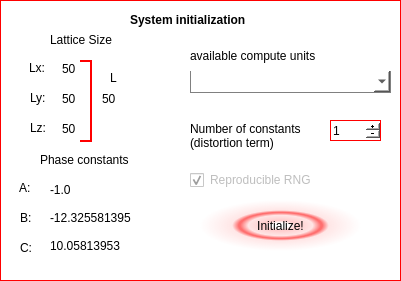
   <widget class="QWidget" name="initializationFrame" native="true">
    <property name="geometry">
     <rect>
      <x>240</x>
      <y>10</y>
      <width>401</width>
      <height>281</height>
     </rect>
    </property>
    <property name="styleSheet">
     <string notr="true">background: white;
border: 1px solid red</string>
    </property>
    <widget class="QLabel" name="label_8">
     <property name="geometry">
      <rect>
       <x>130</x>
       <y>10</y>
       <width>171</width>
       <height>20</height>
      </rect>
     </property>
     <property name="font">
      <font>
       <weight>75</weight>
       <bold>true</bold>
      </font>
     </property>
     <property name="styleSheet">
      <string notr="true">border: white</string>
     </property>
     <property name="text">
      <string>System initialization</string>
     </property>
    </widget>
    <widget class="QCheckBox" name="reproducibleButton">
     <property name="enabled">
      <bool>false</bool>
     </property>
     <property name="geometry">
      <rect>
       <x>190</x>
       <y>170</y>
       <width>151</width>
       <height>20</height>
      </rect>
     </property>
     <property name="styleSheet">
      <string notr="true">border : white</string>
     </property>
     <property name="text">
      <string>Reproducible RNG</string>
     </property>
     <property name="checked">
      <bool>true</bool>
     </property>
    </widget>
    <widget class="QPushButton" name="initializeButton">
     <property name="geometry">
      <rect>
       <x>200</x>
       <y>200</y>
       <width>161</width>
       <height>51</height>
      </rect>
     </property>
     <property name="styleSheet">
      <string notr="true">border: white;
background-color: qradialgradient(spread:pad, cx:0.5, cy:0.5, radius:0.5, fx:0.5, fy:0.5, stop:0 rgba(255, 255, 255, 255), stop:0.1 rgba(255, 255, 255, 255), stop:0.2 rgba(255, 176, 176, 167), stop:0.3 rgba(255, 151, 151, 92), stop:0.4 rgba(255, 125, 125, 51), stop:0.5 rgba(255, 76, 76, 205), stop:0.52 rgba(255, 76, 76, 205), stop:0.6 rgba(255, 180, 180, 84), stop:1 rgba(255, 255, 255, 0));</string>
     </property>
     <property name="text">
      <string>Initialize!</string>
     </property>
    </widget>
    <widget class="QSpinBox" name="nConstantsSpinBox">
     <property name="geometry">
      <rect>
       <x>330</x>
       <y>120</y>
       <width>51</width>
       <height>21</height>
      </rect>
     </property>
     <property name="autoFillBackground">
      <bool>false</bool>
     </property>
     <property name="wrapping">
      <bool>true</bool>
     </property>
     <property name="buttonSymbols">
      <enum>QAbstractSpinBox::PlusMinus</enum>
     </property>
     <property name="minimum">
      <number>1</number>
     </property>
     <property name="maximum">
      <number>3</number>
     </property>
    </widget>
    <widget class="QLabel" name="label_23">
     <property name="geometry">
      <rect>
       <x>190</x>
       <y>120</y>
       <width>131</width>
       <height>31</height>
      </rect>
     </property>
     <property name="autoFillBackground">
      <bool>false</bool>
     </property>
     <property name="styleSheet">
      <string notr="true">border: white</string>
     </property>
     <property name="text">
      <string>Number of constants (distortion term)</string>
     </property>
     <property name="wordWrap">
      <bool>true</bool>
     </property>
    </widget>
    <widget class="QLabel" name="label_22">
     <property name="geometry">
      <rect>
       <x>40</x>
       <y>150</y>
       <width>101</width>
       <height>20</height>
      </rect>
     </property>
     <property name="styleSheet">
      <string notr="true">border: white</string>
     </property>
     <property name="text">
      <string>Phase constants</string>
     </property>
    </widget>
    <widget class="QLineEdit" name="initialPhaseA">
     <property name="geometry">
      <rect>
       <x>48</x>
       <y>181</y>
       <width>123</width>
       <height>18</height>
      </rect>
     </property>
     <property name="styleSheet">
      <string notr="true">border: white</string>
     </property>
     <property name="text">
      <string>-1.0</string>
     </property>
    </widget>
    <widget class="QLineEdit" name="initialPhaseB">
     <property name="geometry">
      <rect>
       <x>48</x>
       <y>209</y>
       <width>123</width>
       <height>18</height>
      </rect>
     </property>
     <property name="styleSheet">
      <string notr="true">border: red 1px solid</string>
     </property>
     <property name="text">
      <string>-12.325581395</string>
     </property>
    </widget>
    <widget class="QLineEdit" name="initialPhaseC">
     <property name="geometry">
      <rect>
       <x>48</x>
       <y>237</y>
       <width>123</width>
       <height>18</height>
      </rect>
     </property>
     <property name="styleSheet">
      <string notr="true">border: white</string>
     </property>
     <property name="text">
      <string>10.05813953</string>
     </property>
    </widget>
    <widget class="QLabel" name="label_27">
     <property name="geometry">
      <rect>
       <x>50</x>
       <y>30</y>
       <width>101</width>
       <height>20</height>
      </rect>
     </property>
     <property name="styleSheet">
      <string notr="true">border: white</string>
     </property>
     <property name="text">
      <string>Lattice Size</string>
     </property>
    </widget>
    <widget class="QLabel" name="label_10">
     <property name="geometry">
      <rect>
       <x>30</x>
       <y>90</y>
       <width>18</width>
       <height>16</height>
      </rect>
     </property>
     <property name="styleSheet">
      <string notr="true">border: red</string>
     </property>
     <property name="text">
      <string>Ly:</string>
     </property>
    </widget>
    <widget class="QLabel" name="label_11">
     <property name="geometry">
      <rect>
       <x>30</x>
       <y>120</y>
       <width>21</width>
       <height>16</height>
      </rect>
     </property>
     <property name="styleSheet">
      <string notr="true">border: red</string>
     </property>
     <property name="text">
      <string>Lz:</string>
     </property>
    </widget>
    <widget class="QLabel" name="label_24">
     <property name="geometry">
      <rect>
       <x>19</x>
       <y>180</y>
       <width>21</width>
       <height>16</height>
      </rect>
     </property>
     <property name="styleSheet">
      <string notr="true">border: red</string>
     </property>
     <property name="text">
      <string>A:</string>
     </property>
    </widget>
    <widget class="QLabel" name="label_25">
     <property name="geometry">
      <rect>
       <x>20</x>
       <y>210</y>
       <width>18</width>
       <height>16</height>
      </rect>
     </property>
     <property name="styleSheet">
      <string notr="true">border: red</string>
     </property>
     <property name="text">
      <string>B:</string>
     </property>
    </widget>
    <widget class="QLabel" name="label_26">
     <property name="geometry">
      <rect>
       <x>20</x>
       <y>240</y>
       <width>21</width>
       <height>16</height>
      </rect>
     </property>
     <property name="styleSheet">
      <string notr="true">border: red</string>
     </property>
     <property name="text">
      <string>C:</string>
     </property>
    </widget>
    <widget class="QLineEdit" name="boxZLine">
     <property name="geometry">
      <rect>
       <x>60</x>
       <y>120</y>
       <width>41</width>
       <height>18</height>
      </rect>
     </property>
     <property name="styleSheet">
      <string notr="true">border: 1px red solid</string>
     </property>
     <property name="text">
      <string>50</string>
     </property>
    </widget>
    <widget class="QLineEdit" name="boxYLine">
     <property name="geometry">
      <rect>
       <x>60</x>
       <y>90</y>
       <width>41</width>
       <height>18</height>
      </rect>
     </property>
     <property name="styleSheet">
      <string notr="true">border: 1px red solid</string>
     </property>
     <property name="text">
      <string>50</string>
     </property>
    </widget>
    <widget class="QLineEdit" name="boxXLine">
     <property name="geometry">
      <rect>
       <x>60</x>
       <y>60</y>
       <width>31</width>
       <height>18</height>
      </rect>
     </property>
     <property name="styleSheet">
      <string notr="true">border: 1px red solid</string>
     </property>
     <property name="text">
      <string>50</string>
     </property>
    </widget>
    <widget class="QLabel" name="label_9">
     <property name="geometry">
      <rect>
       <x>29</x>
       <y>60</y>
       <width>21</width>
       <height>16</height>
      </rect>
     </property>
     <property name="styleSheet">
      <string notr="true">border: red</string>
     </property>
     <property name="text">
      <string>Lx:</string>
     </property>
    </widget>
    <widget class="QComboBox" name="detectedGPUBox">
     <property name="geometry">
      <rect>
       <x>190</x>
       <y>70</y>
       <width>201</width>
       <height>23</height>
      </rect>
     </property>
     <property name="autoFillBackground">
      <bool>false</bool>
     </property>
     <property name="styleSheet">
      <string notr="true">border: 1px solid gray;
padding: 1px 18px 1px 3px;
background: white;
color: black
</string>
     </property>
    </widget>
    <widget class="QLabel" name="label_52">
     <property name="geometry">
      <rect>
       <x>190</x>
       <y>40</y>
       <width>201</width>
       <height>31</height>
      </rect>
     </property>
     <property name="styleSheet">
      <string notr="true">border: white</string>
     </property>
     <property name="text">
      <string>available compute units</string>
     </property>
     <property name="wordWrap">
      <bool>true</bool>
     </property>
    </widget>
    <widget class="QLabel" name="label_60">
     <property name="geometry">
      <rect>
       <x>110</x>
       <y>70</y>
       <width>41</width>
       <height>16</height>
      </rect>
     </property>
     <property name="styleSheet">
      <string notr="true">border: red</string>
     </property>
     <property name="text">
      <string>L </string>
     </property>
    </widget>
    <widget class="QLineEdit" name="boxLSize">
     <property name="geometry">
      <rect>
       <x>100</x>
       <y>90</y>
       <width>41</width>
       <height>18</height>
      </rect>
     </property>
     <property name="styleSheet">
      <string notr="true">border: 1px red solid</string>
     </property>
     <property name="text">
      <string>50</string>
     </property>
    </widget>
    <widget class="Line" name="line">
     <property name="geometry">
      <rect>
       <x>80</x>
       <y>60</y>
       <width>12</width>
       <height>2</height>
      </rect>
     </property>
     <property name="styleSheet">
      <string notr="true">color: black</string>
     </property>
     <property name="frameShadow">
      <enum>QFrame::Plain</enum>
     </property>
     <property name="lineWidth">
      <number>10</number>
     </property>
     <property name="midLineWidth">
      <number>-2</number>
     </property>
     <property name="orientation">
      <enum>Qt::Horizontal</enum>
     </property>
    </widget>
    <widget class="Line" name="line_2">
     <property name="geometry">
      <rect>
       <x>80</x>
       <y>140</y>
       <width>12</width>
       <height>2</height>
      </rect>
     </property>
     <property name="styleSheet">
      <string notr="true">color: black</string>
     </property>
     <property name="frameShadow">
      <enum>QFrame::Plain</enum>
     </property>
     <property name="lineWidth">
      <number>10</number>
     </property>
     <property name="midLineWidth">
      <number>-2</number>
     </property>
     <property name="orientation">
      <enum>Qt::Horizontal</enum>
     </property>
    </widget>
    <widget class="Line" name="line_5">
     <property name="geometry">
      <rect>
       <x>90</x>
       <y>60</y>
       <width>2</width>
       <height>80</height>
      </rect>
     </property>
     <property name="styleSheet">
      <string notr="true">color: black</string>
     </property>
     <property name="frameShadow">
      <enum>QFrame::Plain</enum>
     </property>
     <property name="lineWidth">
      <number>10</number>
     </property>
     <property name="midLineWidth">
      <number>1</number>
     </property>
     <property name="orientation">
      <enum>Qt::Vertical</enum>
     </property>
    </widget>
   </widget>
